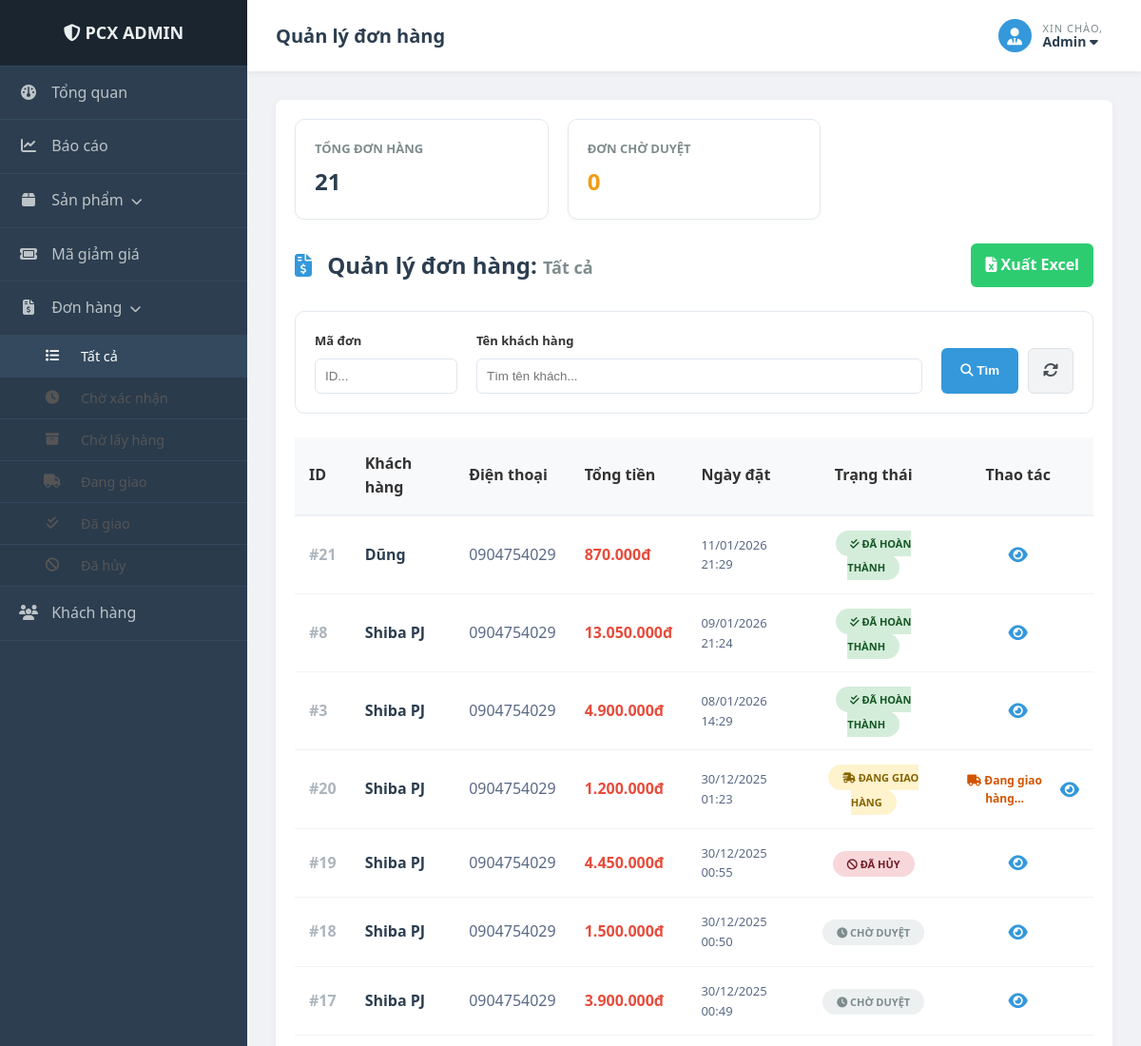
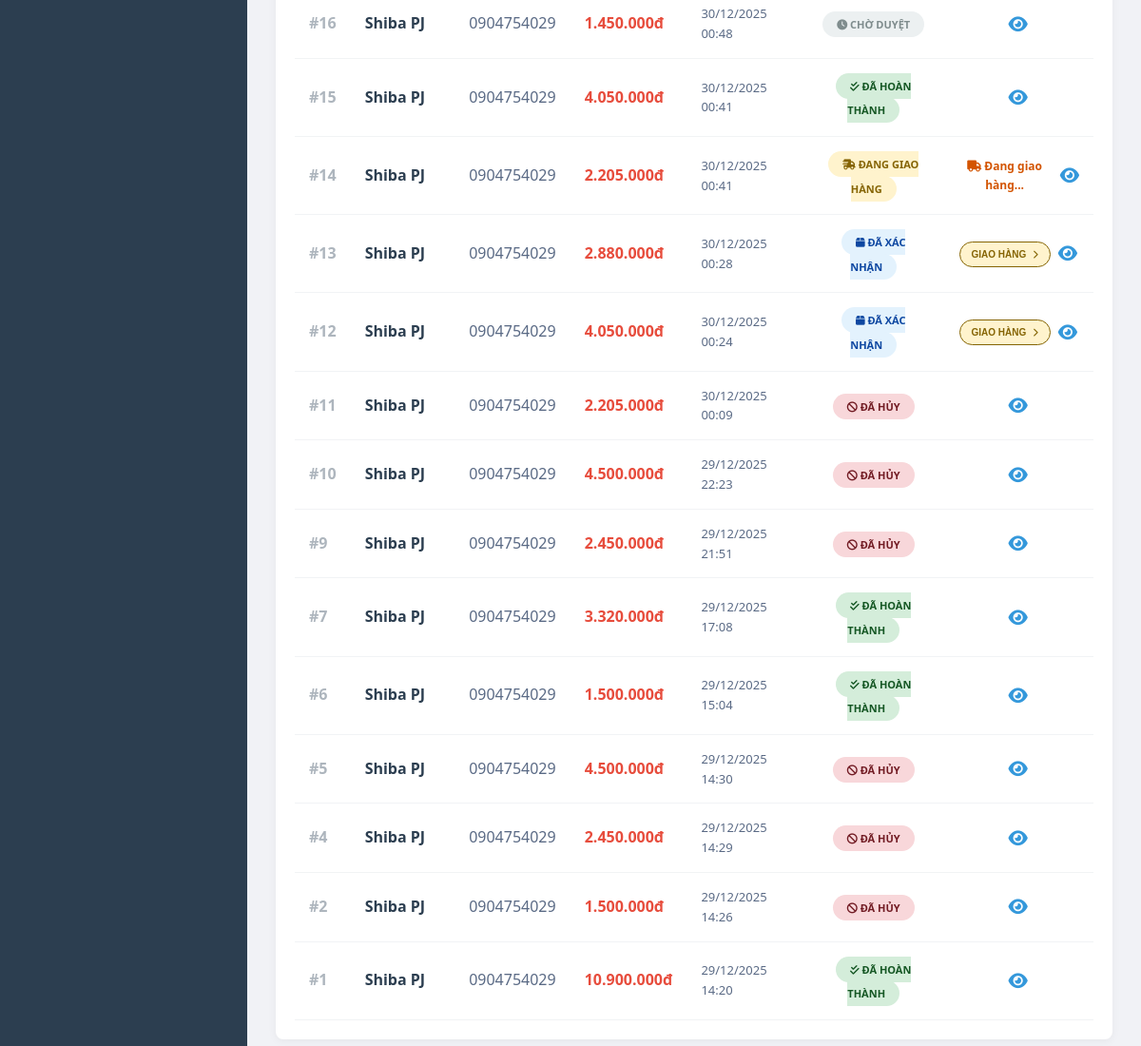
The page /index.php?controller=admin-order&action=index (signed in) on the database its author committed (2 pictures, top to bottom).
### tables this page shows
CREATE TABLE `orders` (
  `order_id` int(11) NOT NULL,
  `user_id` int(11) DEFAULT NULL,
  `customer_name` varchar(100) NOT NULL,
  `customer_phone` varchar(20) NOT NULL,
  `shipping_address` varchar(255) NOT NULL,
  `note` text DEFAULT NULL,
  `total_money` decimal(15,0) NOT NULL,
  `discount_amount` decimal(15,0) DEFAULT 0,
  `final_money` decimal(15,0) NOT NULL,
  `coupon_code` varchar(50) DEFAULT NULL,
  `payment_method` varchar(50) DEFAULT 'COD',
  `status` tinyint(4) DEFAULT 0 COMMENT '0: Mới, 1: Xác nhận, 2: Giao, 3: Hoàn thành, 4: Hủy',
  `created_at` datetime DEFAULT current_timestamp(),
  `is_points_calculated` tinyint(4) DEFAULT 0
);

### app/controllers/admin/AdminOrderController.php (called while the page is built, shortened)
<?php
class AdminOrderController
{
    private $orderModel;
    public function __construct()
    {
        require_once 'app/models/admin/AdminOrderModel.php';
        $this->orderModel = new AdminOrderModel();
    }
    public function index()
    {
        $search_id = $_GET['search_id'] ?? null;
        $search_name = $_GET['search_name'] ?? null;
        $action = $_GET['action'] ?? 'index';
        $status = null;
        switch ($action) {
            default:          $status = null; break;
        }
        $orders = $this->orderModel->getAllOrders($search_id, $search_name, $status);
        $stats = ['total_orders' => count($orders), 'pending' => 0, 'revenue' => 0];
        $allOrdersForStats = $this->orderModel->getAllOrders();
        foreach ($allOrdersForStats as $o) {
            if ($o['status'] == 3) $stats['revenue'] += $o['final_money'];
        }
        require_once 'views/admin/layouts/page.php';
    }
}

### app/models/admin/AdminOrderModel.php (called while the page is built, shortened)
<?php
class AdminOrderModel
{
    private $conn;
    public function __construct()
    {
        $db = new Database();
        $this->conn = $db->getConnection();
    }
    public function getAllOrders($search_id = null, $search_name = null,$status = null)
    {
        $sql = "SELECT * FROM orders WHERE 1=1";
        $params = [];
        $sql .= " ORDER BY created_at DESC";
        $stmt = $this->conn->prepare($sql);
        $stmt->execute($params);
        return $stmt->fetchAll(PDO::FETCH_ASSOC);
    }
}

### app/config/database.php (called while the page is built, shortened)
<?php
class Database
{
    private $host = "localhost";
    private $db_name = "pcx_db";
    private $username = "root";
    private $password = "";
    public function getConnection()
    {
        $this->conn = null;
        try {
            $this->conn = new PDO("mysql:host=" . $this->host . ";dbname=" . $this->db_name, $this->username, $this->password);
            $this->conn->exec("set names utf8");
            $this->conn->setAttribute(PDO::ATTR_ERRMODE, PDO::ERRMODE_EXCEPTION);
        } catch (PDOException $exception) {
            echo "Lỗi kết nối: " . $exception->getMessage();
        }
        return $this->conn;
    }
}

### views/admin/order/index.php (the view, shortened to what this page needs)
<div class="table-container">
    <div style="display: grid; grid-template-columns: repeat(<?php echo ($action == 'index' || !isset($_GET['action'])) ? '3' : '1'; ?>, 1fr); gap: 20px; margin-bottom: 25px;">
        <div style="background: #fff; padding: 20px; border-radius: 10px; border-left: 5px solid #3498db; box-shadow: 0 4px 6px rgba(0,0,0,0.02); border: 1px solid #e1e8ed;">
            <div style="color: #7f8c8d; font-size: 13px; font-weight: 600; margin-bottom: 5px;">TỔNG ĐƠN HÀNG</div>
            <div style="font-size: 24px; font-weight: 700; color: #2c3e50;"><?= $stats['total_orders'] ?? 0 ?></div>
        </div>
        <?php if ($action == 'index' || !isset($_GET['action'])): ?>
            <div style="background: #fff; padding: 20px; border-radius: 10px; border-left: 5px solid #f1c40f; box-shadow: 0 4px 6px rgba(0,0,0,0.02); border: 1px solid #e1e8ed;">
                <div style="color: #7f8c8d; font-size: 13px; font-weight: 600; margin-bottom: 5px;">ĐƠN CHỜ DUYỆT</div>
                <div style="font-size: 24px; font-weight: 700; color: #f39c12;"><?= $stats['pending'] ?? 0 ?></div>
            </div>
        <?php endif; ?>
    </div>
    <div style="display: flex; justify-content: space-between; align-items: center; margin-bottom: 25px;">
        <h2 style="color: #2c3e50; margin: 0; font-weight: 700;">
            <i class="fa-solid fa-file-invoice-dollar" style="margin-right: 10px; color: #3498db;"></i>
            Quản lý đơn hàng:
            <span style="color: #7f8c8d; font-size: 18px;">
                <?php
                    $act = $_GET['action'] ?? 'index';
                    echo ($act == 'pending') ? 'Chờ xác nhận' : (($act == 'pickup') ? 'Chờ lấy hàng' : (($act == 'shipping') ? 'Đang giao' : (($act == 'completed') ? 'Đã giao' : (($act == 'cancelled') ? 'Đã hủy' : 'Tất cả'))));
                ?>
            </span>
        </h2>
        <div style="display:flex; gap:12px;">
            <a href="index.php?controller=admin-order&action=exportExcel&action_type=<?= $_GET['action'] ?? 'index' ?>" class="btn" style="background:#2ecc71; color:#fff; padding:10px 15px; border-radius:6px; font-weight:600; text-decoration:none;">
                <i class="fa-solid fa-file-excel"></i> Xuất Excel
            </a>
        </div>
    </div>
    <div style="background: #fff; padding: 20px; border-radius: 10px; margin-bottom: 25px; border: 1px solid #e1e8ed;">
        <form action="index.php" method="GET" style="display: grid; grid-template-columns: 150px 1fr auto; gap: 20px; align-items: flex-end;">
            <div>
                <label style="display: block; font-weight: 600; margin-bottom: 8px; font-size: 13px;">Mã đơn</label>
                <input type="number" name="search_id" value="<?= htmlspecialchars($_GET['search_id'] ?? '') ?>" placeholder="ID..." style="width: 100%; padding: 10px; border: 1px solid #dfe5ef; border-radius: 6px;">
            </div>
            <div>
                <label style="display: block; font-weight: 600; margin-bottom: 8px; font-size: 13px;">Tên khách hàng</label>
                <input type="text" name="search_name" value="<?= htmlspecialchars($_GET['search_name'] ?? '') ?>" placeholder="Tìm tên khách..." style="width: 100%; padding: 10px; border: 1px solid #dfe5ef; border-radius: 6px;">
            </div>
            <div style="display: flex; gap: 10px;">
                <button type="submit" style="background:#3498db; color:#fff; border:none; padding: 10px 20px; border-radius:6px; font-weight:600; cursor:pointer;">
                    <i class="fa-solid fa-magnifying-glass"></i> Tìm
                </button>
                <a href="index.php?controller=admin-order&action=<?= $_GET['action'] ?? 'index' ?>" style="background: #f1f3f5; color: #495057; padding: 10px 15px; border-radius: 6px; text-decoration: none; border: 1px solid #dee2e6;">
                    <i class="fa-solid fa-rotate"></i>
                </a>
            </div>
        </form>
    </div>
    <table style="width: 100%; border-collapse: collapse; background: #fff;">
        <thead>
            <tr style="background: #f8f9fa; border-bottom: 2px solid #edf2f7;">
                <th style="padding: 15px; text-align: left;">ID</th>
                <th style="padding: 15px; text-align: left;">Khách hàng</th>
                <th style="padding: 15px; text-align: left;">Điện thoại</th>
                <th style="padding: 15px; text-align: left;">Tổng tiền</th>
                <th style="padding: 15px; text-align: left;">Ngày đặt</th>
                <th style="padding: 15px; text-align: center;">Trạng thái</th>
                <th style="padding: 15px; text-align: center;">Thao tác</th>
            </tr>
        </thead>
        <tbody>
            <?php if (!empty($orders)): ?>
                <?php foreach ($orders as $o): ?>
                    <tr style="border-bottom: 1px solid #f1f3f5;">
                        <td style="padding: 15px; font-weight: bold; color: #adb5bd;">#<?= $o['order_id'] ?></td>
                        <td style="padding: 15px; font-weight: 600; color: #2c3e50;"><?= htmlspecialchars($o['customer_name']) ?></td>
                        <td style="padding: 15px; color: #5a6a85;"><?= htmlspecialchars($o['customer_phone']) ?></td>
                        <td style="padding: 15px; color: #e74c3c; font-weight: 700;"><?= number_format($o['final_money'], 0, ',', '.') ?>đ</td>
                        <td style="padding: 15px; font-size: 13px; color: #5a6a85;"><?= date('d/m/Y H:i', strtotime($o['created_at'])) ?></td>
                        <td style="padding: 15px; text-align: center;">
                            <?php if ($o['status'] == 3): ?>
                                <span style="padding: 6px 15px; border-radius: 20px; font-size: 11px; font-weight: 700; background:#d4edda; color:#155724;">
                                    <i class="fa-solid fa-check-double"></i> ĐÃ HOÀN THÀNH
                                </span>
                            <?php elseif ($o['status'] == 4): ?>
                                <span style="padding: 6px 15px; border-radius: 20px; font-size: 11px; font-weight: 700; background:#f8d7da; color:#721c24;">
                                    <i class="fa-solid fa-ban"></i> ĐÃ HỦY
                                </span>
                            <?php elseif ($o['status'] == 2): ?>
                                <span style="padding: 6px 15px; border-radius: 20px; font-size: 11px; font-weight: 700; background:#fff3cd; color:#856404;">
                                    <i class="fa-solid fa-truck-fast"></i> ĐANG GIAO HÀNG
                                </span>
                            <?php elseif ($o['status'] == 1): ?>
                                <span style="padding: 6px 15px; border-radius: 20px; font-size: 11px; font-weight: 700; background:#e3f2fd; color:#0d47a1;">
                                    <i class="fa-solid fa-box"></i> ĐÃ XÁC NHẬN
                                </span>
                            <?php else: ?>
                                <span style="padding: 6px 15px; border-radius: 20px; font-size: 11px; font-weight: 700; background:#ecf0f1; color:#7f8c8d;">
                                    <i class="fa-solid fa-clock"></i> CHỜ DUYỆT
                                </span>
                            <?php endif; ?>
                        </td>
                        <td style="padding: 15px; text-align: center;">
                            <div style="display: flex; gap: 8px; justify-content: center; align-items: center;">
                                <?php if ($o['status'] == 0 || $o['status'] == 1): ?>
                                    <form action="index.php" method="GET" style="margin: 0;">
                                        <?php
                                            $btn_text = ""; $next_status = 0; $btn_css = ""; $tab_target = "index";
                                            if ($o['status'] == 0) {
                                                $btn_text = "Xác nhận đơn"; $next_status = 1; $tab_target = "pickup";
                                                $btn_css = "background: #e3f2fd; color: #2196f3; border: 1px solid #2196f3;";
                                            } elseif ($o['status'] == 1) {
                                                $btn_text = "Giao hàng"; $next_status = 2; $tab_target = "shipping";
                                                $btn_css = "background: #fff3cd; color: #856404; border: 1px solid #856404;";
                                            }
                                        ?>
                                        <button type="submit" onclick="return confirm('Chuyển sang: <?= $btn_text ?>?')"
                                                style="padding: 7px 12px; border-radius: 20px; font-size: 10px; font-weight: 700; cursor: pointer; text-transform: uppercase; outline: none; <?= $btn_css ?>">
                                            <?= $btn_text ?> <i class="fa-solid fa-chevron-right" style="margin-left: 4px; font-size: 9px;"></i>
                                        </button>
                                    </form>
                                <?php endif; ?>
                                <?php if ($o['status'] == 2): ?>
                                    <span style="font-size: 12px; font-weight: 600; color: #d35400;">
                                        <i class="fa-solid fa-truck"></i> Đang giao hàng...
                                    </span>
                                <?php endif; ?>
                                <a href="index.php?controller=admin-order&action=detail&id=<?= $o['order_id'] ?>" style="color:#3498db; font-size: 18px;" title="Xem chi tiết">
                                    <i class="fa-solid fa-eye"></i>
                                </a>
                            </div>
                        </td>
                    </tr>
                <?php endforeach; ?>
            <?php else: ?>
                <tr><td colspan="7" style="text-align: center; padding: 50px; color: #95a5a6;">Không có đơn hàng nào.</td></tr>
            <?php endif; ?>
        </tbody>
    </table>
</div>

### assets/css/base.css (style rules this page uses)
:root { --primary-color: #2f80ed; --text-color: #333; --bg-light: #f4f6f8; --danger: #e74c3c; --success: #27ae60; }
* { box-sizing: border-box; margin: 0; padding: 0; }
body { font-family: 'Segoe UI', sans-serif; line-height: 1.6; color: var(--text-color); }
a { text-decoration: none; color: inherit; }
.btn { display: inline-block; padding: 10px 20px; border-radius: 5px; font-weight: 600; cursor: pointer; border: none; }

### assets/css/admin.css (style rules this page uses)
.table-container { background: #fff; padding: 20px; border-radius: 8px; box-shadow: 0 2px 10px rgba(0, 0, 0, 0.05); }

### rows shown on the page
orders: order_id "21", customer_name "Dũng", customer_phone "0904754029", final_money "870.000", created_at "11/01/2026 21:29", status 3 (drawn)
orders: order_id "8", customer_name "Shiba PJ", customer_phone "0904754029", final_money "13.050.000", created_at "09/01/2026 21:24", status 3 (drawn)
orders: order_id "3", customer_name "Shiba PJ", customer_phone "0904754029", final_money "4.900.000", created_at "08/01/2026 14:29", status 3 (drawn)
orders: order_id "20", customer_name "Shiba PJ", customer_phone "0904754029", final_money "1.200.000", created_at "30/12/2025 01:23", status 2 (drawn)
orders: order_id "19", customer_name "Shiba PJ", customer_phone "0904754029", final_money "4.450.000", created_at "30/12/2025 00:55", status 4 (drawn)
orders: order_id "18", customer_name "Shiba PJ", customer_phone "0904754029", final_money "1.500.000", created_at "30/12/2025 00:50", status "CHỜ DUYỆT"
orders: order_id "17", customer_name "Shiba PJ", customer_phone "0904754029", final_money "3.900.000", created_at "30/12/2025 00:49", status "CHỜ DUYỆT"
orders: order_id "16", customer_name "Shiba PJ", customer_phone "0904754029", final_money "1.450.000", created_at "30/12/2025 00:48", status "CHỜ DUYỆT"
orders: order_id "15", customer_name "Shiba PJ", customer_phone "0904754029", final_money "4.050.000", created_at "30/12/2025 00:41", status 3 (drawn)
orders: order_id "14", customer_name "Shiba PJ", customer_phone "0904754029", final_money "2.205.000", created_at "30/12/2025 00:41", status 2 (drawn)
orders: order_id "13", customer_name "Shiba PJ", customer_phone "0904754029", final_money "2.880.000", created_at "30/12/2025 00:28", shows "ĐÃ XÁC NHẬN", status "GIAO HÀNG"
orders: order_id "12", customer_name "Shiba PJ", customer_phone "0904754029", final_money "4.050.000", created_at "30/12/2025 00:24", shows "ĐÃ XÁC NHẬN", status "GIAO HÀNG"
orders: order_id "11", customer_name "Shiba PJ", customer_phone "0904754029", final_money "2.205.000", created_at "30/12/2025 00:09", status 4 (drawn)
orders: order_id "10", customer_name "Shiba PJ", customer_phone "0904754029", final_money "4.500.000", created_at "29/12/2025 22:23", status 4 (drawn)
orders: order_id "9", customer_name "Shiba PJ", customer_phone "0904754029", final_money "2.450.000", created_at "29/12/2025 21:51", status 4 (drawn)
orders: order_id "7", customer_name "Shiba PJ", customer_phone "0904754029", final_money "3.320.000", created_at "29/12/2025 17:08", status 3 (drawn)
orders: order_id "6", customer_name "Shiba PJ", customer_phone "0904754029", final_money "1.500.000", created_at "29/12/2025 15:04", status 3 (drawn)
orders: order_id "5", customer_name "Shiba PJ", customer_phone "0904754029", final_money "4.500.000", created_at "29/12/2025 14:30", status 4 (drawn)
orders: order_id "4", customer_name "Shiba PJ", customer_phone "0904754029", final_money "2.450.000", created_at "29/12/2025 14:29", status 4 (drawn)
orders: order_id "2", customer_name "Shiba PJ", customer_phone "0904754029", final_money "1.500.000", created_at "29/12/2025 14:26", status 4 (drawn)
orders: order_id "1", customer_name "Shiba PJ", customer_phone "0904754029", final_money "10.900.000", created_at "29/12/2025 14:20", status 3 (drawn)

### other values the page prints
$page_title "Quản lý đơn hàng"
$stats['total_orders'] "21"
$stats['pending'] "0"
